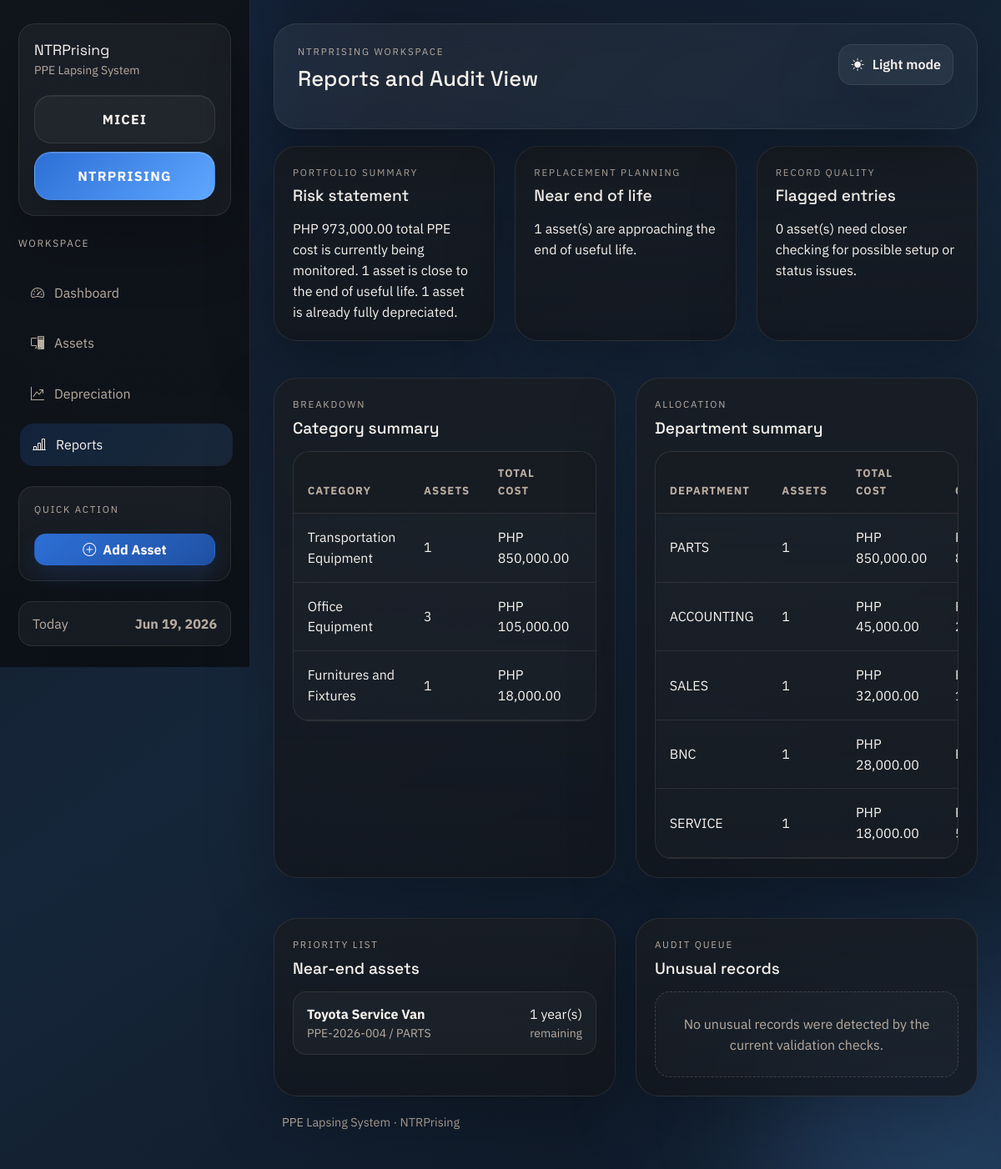
Screenshot of /modules/reports.php with the database file from the repository.
### tables this page shows
CREATE TABLE IF NOT EXISTS assets (
    asset_id INT AUTO_INCREMENT PRIMARY KEY,
    asset_code VARCHAR(50) NOT NULL,
    asset_name VARCHAR(150) NOT NULL,
    organization_code VARCHAR(32) NOT NULL DEFAULT 'ntrprising',
    category_id INT NULL,
    department_id INT NULL,
    acquisition_date DATE NOT NULL,
    acquisition_cost DECIMAL(15,2) NOT NULL,
    additional_amount DECIMAL(15,2) DEFAULT 0,
    salvage_value DECIMAL(15,2) DEFAULT 0,
    useful_life INT NOT NULL,
    depreciation_method VARCHAR(50) DEFAULT 'Straight-line',
    location VARCHAR(150) DEFAULT NULL,
    status ENUM('Active', 'Disposed', 'Fully Depreciated') DEFAULT 'Active',
    remarks TEXT DEFAULT NULL,
    created_at TIMESTAMP DEFAULT CURRENT_TIMESTAMP,
    INDEX idx_assets_status (status),
    INDEX idx_assets_organization (organization_code),
    INDEX idx_assets_category (category_id),
    INDEX idx_assets_department (department_id),
    UNIQUE KEY uq_assets_organization_asset_code (organization_code, asset_code),
    CONSTRAINT fk_assets_category
        FOREIGN KEY (category_id) REFERENCES categories(category_id),
    CONSTRAINT fk_assets_department
        FOREIGN KEY (department_id) REFERENCES departments(department_id)
);

CREATE TABLE IF NOT EXISTS departments (
    department_id INT AUTO_INCREMENT PRIMARY KEY,
    department_name VARCHAR(100) NOT NULL,
    UNIQUE KEY uq_department_name (department_name)
);

### modules/reports.php (the view, shortened to what the rows shown need)
<?php
$pdo = db();
$assets = hydrate_assets_with_metrics(fetch_assets($pdo));
$departmentSummary = build_department_summary($assets);
$alerts = build_asset_alerts($assets);
require_once APP_ROOT . '/includes/header.php';
?>
<?php if ($assets === []): ?>
    <section class="shell-card">
        <div class="empty-state">No assets are available yet, so there are no report totals to display.</div>
    </section>
<?php else: ?>
    <div class="row g-4 mb-4">
        <div class="col-lg-4">
            <section class="shell-card h-100">
                <h2 class="section-title mb-3">Risk statement</h2>
            </section>
        </div>
        <div class="col-lg-4">
            <section class="shell-card h-100">
                <h2 class="section-title mb-3">Near end of life</h2>
            </section>
        </div>
        <div class="col-lg-4">
            <section class="shell-card h-100">
                <h2 class="section-title mb-3">Flagged entries</h2>
            </section>
        </div>
    </div>
    <div class="row g-4">
        <div class="col-xl-6">
            <section class="shell-card h-100">
                <div class="mb-3">
                    <h2 class="section-title mb-1">Category summary</h2>
                </div>
                <div class="table-wrap">
                    <table class="table align-middle">
                        <thead>
                            <tr>
                                <th>Category</th>
                                <th>Assets</th>
                                <th>Total Cost</th>
                                <th>Net</th>
                            </tr>
                        </thead>
                    </table>
                </div>
            </section>
        </div>
        <div class="col-xl-6">
            <section class="shell-card h-100">
                <div class="mb-3">
                    <h2 class="section-title mb-1">Department summary</h2>
                </div>
                <div class="table-wrap">
                    <table class="table align-middle">
                        <thead>
                            <tr>
                                <th>Department</th>
                                <th>Assets</th>
                                <th>Total Cost</th>
                                <th>Carrying</th>
                            </tr>
                        </thead>
                        <tbody>
                            <?php foreach ($departmentSummary as $department): ?>
                                <tr>
                                    <td><?= e($department['label']) ?></td>
                                    <td><?= e((string) $department['asset_count']) ?></td>
                                    <td><?= e(money($department['total_cost'])) ?></td>
                                    <td><?= e(money($department['total_carrying'])) ?></td>
                                </tr>
                            <?php endforeach; ?>
                        </tbody>
                    </table>
                </div>
            </section>
        </div>
    </div>
    <div class="row g-4 mt-1">
        <div class="col-lg-6">
            <section class="shell-card h-100">
                <div class="mb-3">
                    <h2 class="section-title mb-0">Near-end assets</h2>
                </div>
                <?php if ($alerts['near_end'] === []): ?>
                    <div class="empty-state">No assets are currently near the end of useful life.</div>
                <?php else: ?>
                    <div class="list-panel">
                        <?php foreach (array_slice($alerts['near_end'], 0, 6) as $asset): ?>
                            <div class="list-row">
                                <div class="d-flex justify-content-between align-items-start">
                                    <div>
                                        <strong><?= e($asset['asset_name']) ?></strong>
                                        <div class="text-soft small"><?= e($asset['asset_code']) ?> / <?= e((string) $asset['department_name']) ?></div>
                                    </div>
                                    <div class="text-end">
                                        <div><?= e((string) $asset['remaining_years']) ?> year(s)</div>
                                        <div class="text-soft small">remaining</div>
                                    </div>
                                </div>
                            </div>
                        <?php endforeach; ?>
                    </div>
                <?php endif; ?>
            </section>
        </div>
        <div class="col-lg-6">
            <section class="shell-card h-100">
                <div class="mb-3">
                    <h2 class="section-title mb-0">Unusual records</h2>
                </div>
            </section>
        </div>
    </div>
<?php endif; ?>
<?php require_once APP_ROOT . '/includes/footer.php'; ?>

### rows the page displays
assets: department.department_name "ACCOUNTING", asset_count "1", total_cost "PHP 45,000.00"
assets: asset_name "Toyota Service Van", asset_code "PPE-2026-004", department.department_name "PARTS", remaining_years "1"

### other values shown
$activeOrganization['label'] "NTRPrising"
$activeOrganization['tagline'] "PPE Lapsing System"
$organization['label'] "MICEI"
$organization['label'] "NTRPRISING"
$item['label'] "Dashboard"
$item['label'] "Assets"
$item['label'] "Depreciation"
$item['label'] "Reports"
$activeOrganization['label'] "NTRPRISING"
$pageHeading "Reports and Audit View"
build_risk_summary($metrics, $alerts) "PHP 973,000.00 total PPE cost is currently being monitored. 1 asset is close to the end of useful life. 1 asset is already fully depreciated."
count($alerts['near_end']) "1"
count($alerts['unusual']) "0"
$category['label'] "Transportation Equipment"
$category['asset_count'] "1"
